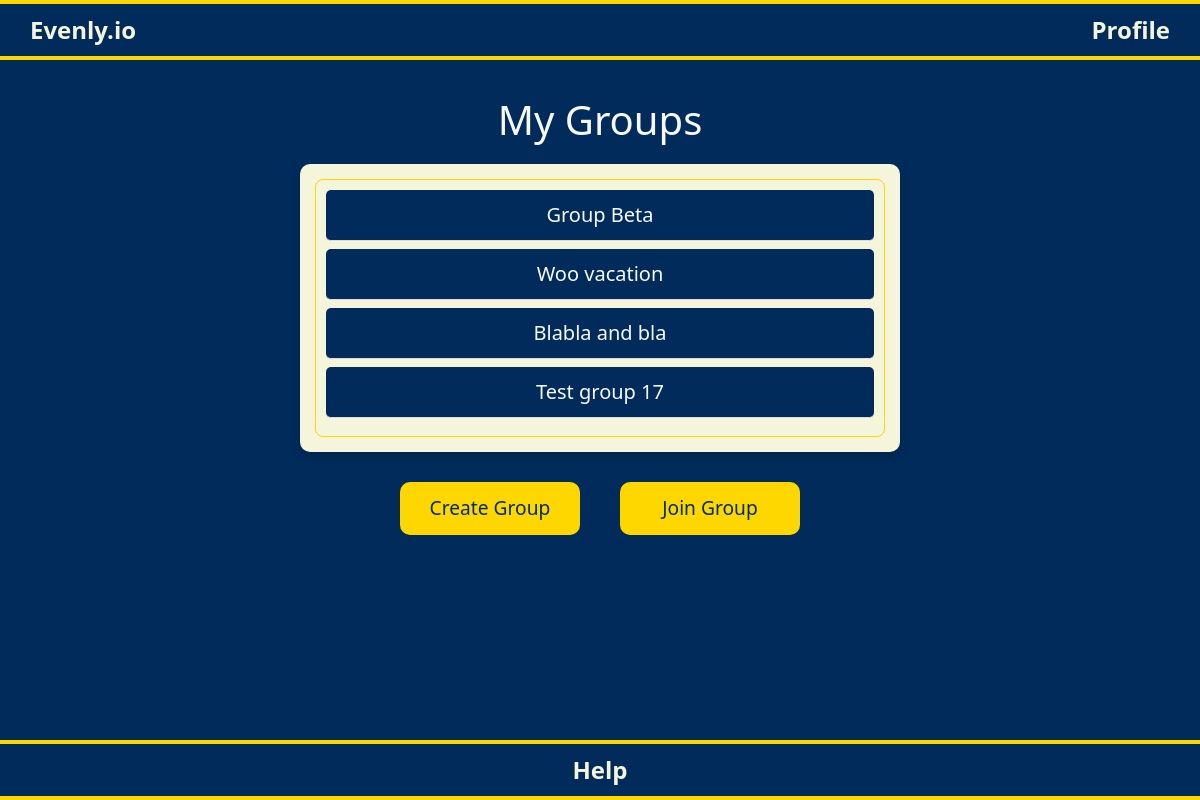
Page /home (signed in) on the committed database.
### tables this page shows
CREATE TABLE Groups (
    group_id INTEGER PRIMARY KEY AUTOINCREMENT,
    name TEXT NOT NULL,
    code TEXT NOT NULL UNIQUE,
    created_by INTEGER NOT NULL,
    status TEXT DEFAULT 'active',
    timestamp DATETIME DEFAULT CURRENT_TIMESTAMP,
    FOREIGN KEY (created_by) REFERENCES Users (user_id)
);

### app.py (the view)
@app.route("/home")
@login_required
def home_page():
    user_id = session["user_id"]
    conn = get_db_connection()
    cursor = conn.cursor()
    cursor.execute("""
        SELECT Groups.group_id, Groups.name
        FROM Groups
        JOIN GroupMembers ON Groups.group_id = GroupMembers.group_id
        WHERE GroupMembers.user_id = ? AND Groups.status = 'active'
    """, (user_id,))
    groups = cursor.fetchall()  # Get all results
    conn.close()  # Close the connection
    return render_template("home.html", groups=groups)

### app.py (called while the page is built)
@app.after_request
def after_request(response):
    response.headers["Cache-Control"] = "no-cache, no-store, must-revalidate"
    response.headers["Expires"] = 0
    response.headers["Pragma"] = "no-cache"
    return response

### database.py (called while the page is built)
def get_db_connection():
    conn = sqlite3.connect("evenly.db")
    conn.row_factory = sqlite3.Row  # Allows dictionary-like row access
    return conn

### helpers.py (called while the page is built)
def login_required(f):
    @wraps(f)
    def decorated_function(*args, **kwargs):
        if session.get("user_id") is None:
            return redirect("start.html")
        return f(*args, **kwargs)
    return decorated_function

### templates/home.html (shortened to what this page needs)
{% extends "layout.html" %}
{% block main %}
    <h1 class="text-light">My Groups</h1>
    {% if groups %}
        <div class="expenses-container">
            <div class="expenses-list">
                {% for group in groups %}
                    <div class="expense-item">
                        <a href="{{ url_for('active_group', group_id=group.group_id) }}" class="text-light text-decoration-none fs-5">
                            {{ group.name }}
                        </a>
                    </div>
                {% endfor %}
            </div>
        </div>
    {% else %}
        <p>You are not part of any active groups.</p>
    {% endif %}
    <div class="button-container">
        <button type="button" class="btn btn-custom btn-register-login" data-bs-toggle="modal" data-bs-target="#createGroupModal">
            Create Group
        </button>
        <button type="button" class="btn btn-custom btn-register-login" data-bs-toggle="modal" data-bs-target="#joinGroupModal">
            Join Group
        </button>
    </div>
{% endblock %}

### static/style.css (style rules this page uses)
html, body { height: 100%; margin: 0; padding: 0; display: flex; flex-direction: column; background-color: #002B5B; color: #F5F5DC; overflow-x: hidden; overflow-y: auto; }
.btn-custom { width: 180px; font-size: 1.2rem; padding: 12px; margin: 10px; border-radius: 10px; border: none; transition: all 0.3s ease-in-out; }
.btn-register-login { background-color: #FFD700; color: #002B5B; }
.button-container { display: flex; justify-content: center; gap: 20px; margin-top: 20px; }
.expenses-container { background-color: #F5F5DC; border-radius: 10px; padding: 15px; width: 60%; max-width: 600px; margin: 20px auto; box-shadow: 0 4px 8px rgba(0, 0, 0, 0.2); }
.expenses-list { max-height: 300px; overflow-y: auto; padding: 10px; border: 1px solid #FFD700; border-radius: 8px; }
.expense-item { background-color: #002B5B; color: #F5F5DC; padding: 10px; margin-bottom: 8px; border-radius: 5px; }
.expense-item { cursor: pointer; padding: 10px; border-bottom: 1px solid #ddd; }

### rows in the picture
Groups: name "Group Beta"
Groups: name "Woo vacation"
Groups: name "Blabla and bla"
Groups: name "Test group 17"
